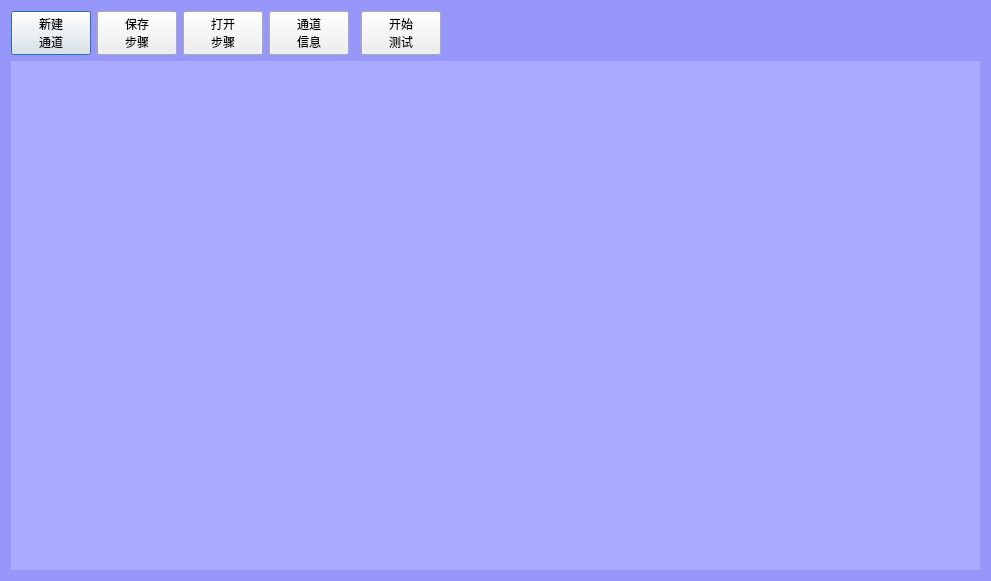
<?xml version="1.0" encoding="UTF-8"?>
<ui version="4.0">
 <class>MainDialog</class>
 <widget class="QDialog" name="MainDialog">
  <property name="geometry">
   <rect>
    <x>0</x>
    <y>0</y>
    <width>991</width>
    <height>581</height>
   </rect>
  </property>
  <property name="windowTitle">
   <string>Dialog</string>
  </property>
  <property name="styleSheet">
   <string notr="true">QDialog
{
	background-color:rgb(150,150,251);
}</string>
  </property>
  <layout class="QGridLayout" name="gridLayout_2">
   <item row="0" column="0">
    <widget class="QPushButton" name="btnNewSetup">
     <property name="minimumSize">
      <size>
       <width>0</width>
       <height>33</height>
      </size>
     </property>
     <property name="styleSheet">
      <string notr="true">font: 11pt &quot;楷体&quot;;</string>
     </property>
     <property name="text">
      <string>新建
通道</string>
     </property>
    </widget>
   </item>
   <item row="0" column="3">
    <widget class="QPushButton" name="btnSettings">
     <property name="minimumSize">
      <size>
       <width>0</width>
       <height>33</height>
      </size>
     </property>
     <property name="styleSheet">
      <string notr="true">font: 11pt &quot;楷体&quot;;</string>
     </property>
     <property name="text">
      <string>通道
信息</string>
     </property>
    </widget>
   </item>
   <item row="1" column="0" colspan="7">
    <widget class="QStackedWidget" name="stackedWidget">
     <property name="styleSheet">
      <string notr="true">background-color: rgb(170, 170, 255);</string>
     </property>
     <widget class="QWidget" name="page">
      <layout class="QGridLayout" name="gridLayout">
       <item row="0" column="0">
        <layout class="QHBoxLayout" name="horizontalLayout">
         <item>
          <widget class="QWidget" name="widget" native="true">
           <property name="minimumSize">
            <size>
             <width>0</width>
             <height>200</height>
            </size>
           </property>
           <property name="maximumSize">
            <size>
             <width>6666666</width>
             <height>213</height>
            </size>
           </property>
          </widget>
         </item>
         <item>
          <spacer name="horizontalSpacer_7">
           <property name="orientation">
            <enum>Qt::Horizontal</enum>
           </property>
           <property name="sizeHint" stdset="0">
            <size>
             <width>17</width>
             <height>20</height>
            </size>
           </property>
          </spacer>
         </item>
         <item>
          <widget class="QWidget" name="widget_2" native="true">
           <property name="minimumSize">
            <size>
             <width>0</width>
             <height>200</height>
            </size>
           </property>
           <property name="maximumSize">
            <size>
             <width>16777215</width>
             <height>213</height>
            </size>
           </property>
          </widget>
         </item>
         <item>
          <spacer name="horizontalSpacer_3">
           <property name="orientation">
            <enum>Qt::Horizontal</enum>
           </property>
           <property name="sizeHint" stdset="0">
            <size>
             <width>17</width>
             <height>20</height>
            </size>
           </property>
          </spacer>
         </item>
         <item>
          <widget class="QWidget" name="widget_3" native="true">
           <property name="minimumSize">
            <size>
             <width>0</width>
             <height>200</height>
            </size>
           </property>
           <property name="maximumSize">
            <size>
             <width>16777215</width>
             <height>213</height>
            </size>
           </property>
          </widget>
         </item>
         <item>
          <widget class="QWidget" name="widget_4" native="true">
           <property name="minimumSize">
            <size>
             <width>0</width>
             <height>200</height>
            </size>
           </property>
           <property name="maximumSize">
            <size>
             <width>16777215</width>
             <height>213</height>
            </size>
           </property>
          </widget>
         </item>
         <item>
          <spacer name="horizontalSpacer_2">
           <property name="orientation">
            <enum>Qt::Horizontal</enum>
           </property>
           <property name="sizeHint" stdset="0">
            <size>
             <width>17</width>
             <height>20</height>
            </size>
           </property>
          </spacer>
         </item>
        </layout>
       </item>
       <item row="1" column="0">
        <layout class="QHBoxLayout" name="horizontalLayout_2">
         <item>
          <widget class="QWidget" name="widget_5" native="true">
           <property name="minimumSize">
            <size>
             <width>218</width>
             <height>0</height>
            </size>
           </property>
           <property name="maximumSize">
            <size>
             <width>213</width>
             <height>16777215</height>
            </size>
           </property>
          </widget>
         </item>
         <item>
          <spacer name="horizontalSpacer_4">
           <property name="orientation">
            <enum>Qt::Horizontal</enum>
           </property>
           <property name="sizeHint" stdset="0">
            <size>
             <width>18</width>
             <height>20</height>
            </size>
           </property>
          </spacer>
         </item>
         <item>
          <widget class="QWidget" name="widget_8" native="true">
           <property name="minimumSize">
            <size>
             <width>218</width>
             <height>0</height>
            </size>
           </property>
           <property name="maximumSize">
            <size>
             <width>16777215</width>
             <height>213</height>
            </size>
           </property>
          </widget>
         </item>
         <item>
          <spacer name="horizontalSpacer_5">
           <property name="orientation">
            <enum>Qt::Horizontal</enum>
           </property>
           <property name="sizeHint" stdset="0">
            <size>
             <width>18</width>
             <height>20</height>
            </size>
           </property>
          </spacer>
         </item>
         <item>
          <widget class="QWidget" name="widget_7" native="true">
           <property name="minimumSize">
            <size>
             <width>218</width>
             <height>200</height>
            </size>
           </property>
           <property name="maximumSize">
            <size>
             <width>16777215</width>
             <height>213</height>
            </size>
           </property>
          </widget>
         </item>
         <item>
          <widget class="QWidget" name="widget_6" native="true">
           <property name="minimumSize">
            <size>
             <width>218</width>
             <height>200</height>
            </size>
           </property>
           <property name="maximumSize">
            <size>
             <width>16777215</width>
             <height>213</height>
            </size>
           </property>
          </widget>
         </item>
         <item>
          <spacer name="horizontalSpacer_6">
           <property name="orientation">
            <enum>Qt::Horizontal</enum>
           </property>
           <property name="sizeHint" stdset="0">
            <size>
             <width>18</width>
             <height>20</height>
            </size>
           </property>
          </spacer>
         </item>
        </layout>
       </item>
       <item row="2" column="0">
        <spacer name="verticalSpacer">
         <property name="orientation">
          <enum>Qt::Vertical</enum>
         </property>
         <property name="sizeHint" stdset="0">
          <size>
           <width>20</width>
           <height>84</height>
          </size>
         </property>
        </spacer>
       </item>
      </layout>
     </widget>
     <widget class="QWidget" name="page_2">
      <layout class="QGridLayout" name="gridLayout_3">
       <item row="0" column="0">
        <layout class="QHBoxLayout" name="horizontalLayout_3">
         <item>
          <widget class="QWidget" name="widgetRun1" native="true">
           <property name="minimumSize">
            <size>
             <width>88</width>
             <height>88</height>
            </size>
           </property>
           <property name="maximumSize">
            <size>
             <width>888888</width>
             <height>213</height>
            </size>
           </property>
          </widget>
         </item>
         <item>
          <spacer name="horizontalSpacer_8">
           <property name="orientation">
            <enum>Qt::Horizontal</enum>
           </property>
           <property name="sizeHint" stdset="0">
            <size>
             <width>40</width>
             <height>20</height>
            </size>
           </property>
          </spacer>
         </item>
         <item>
          <widget class="QWidget" name="widgetRun2" native="true">
           <property name="minimumSize">
            <size>
             <width>88</width>
             <height>88</height>
            </size>
           </property>
           <property name="maximumSize">
            <size>
             <width>888888</width>
             <height>213</height>
            </size>
           </property>
          </widget>
         </item>
         <item>
          <spacer name="horizontalSpacer_9">
           <property name="orientation">
            <enum>Qt::Horizontal</enum>
           </property>
           <property name="sizeHint" stdset="0">
            <size>
             <width>40</width>
             <height>20</height>
            </size>
           </property>
          </spacer>
         </item>
         <item>
          <widget class="QWidget" name="widgetRun3" native="true">
           <property name="minimumSize">
            <size>
             <width>88</width>
             <height>88</height>
            </size>
           </property>
           <property name="maximumSize">
            <size>
             <width>888888</width>
             <height>213</height>
            </size>
           </property>
          </widget>
         </item>
         <item>
          <spacer name="horizontalSpacer_10">
           <property name="orientation">
            <enum>Qt::Horizontal</enum>
           </property>
           <property name="sizeHint" stdset="0">
            <size>
             <width>40</width>
             <height>20</height>
            </size>
           </property>
          </spacer>
         </item>
         <item>
          <widget class="QWidget" name="widgetRun4" native="true">
           <property name="minimumSize">
            <size>
             <width>88</width>
             <height>88</height>
            </size>
           </property>
           <property name="maximumSize">
            <size>
             <width>888888</width>
             <height>213</height>
            </size>
           </property>
          </widget>
         </item>
         <item>
          <spacer name="horizontalSpacer_11">
           <property name="orientation">
            <enum>Qt::Horizontal</enum>
           </property>
           <property name="sizeHint" stdset="0">
            <size>
             <width>40</width>
             <height>20</height>
            </size>
           </property>
          </spacer>
         </item>
        </layout>
       </item>
       <item row="1" column="0">
        <layout class="QHBoxLayout" name="horizontalLayout_4">
         <item>
          <widget class="QWidget" name="widgetRun5" native="true">
           <property name="minimumSize">
            <size>
             <width>88</width>
             <height>88</height>
            </size>
           </property>
           <property name="maximumSize">
            <size>
             <width>888888</width>
             <height>213</height>
            </size>
           </property>
          </widget>
         </item>
         <item>
          <spacer name="horizontalSpacer_12">
           <property name="orientation">
            <enum>Qt::Horizontal</enum>
           </property>
           <property name="sizeHint" stdset="0">
            <size>
             <width>40</width>
             <height>20</height>
            </size>
           </property>
          </spacer>
         </item>
         <item>
          <widget class="QWidget" name="widgetRun6" native="true">
           <property name="minimumSize">
            <size>
             <width>88</width>
             <height>88</height>
            </size>
           </property>
           <property name="maximumSize">
            <size>
             <width>888888</width>
             <height>213</height>
            </size>
           </property>
          </widget>
         </item>
         <item>
          <spacer name="horizontalSpacer_13">
           <property name="orientation">
            <enum>Qt::Horizontal</enum>
           </property>
           <property name="sizeHint" stdset="0">
            <size>
             <width>40</width>
             <height>20</height>
            </size>
           </property>
          </spacer>
         </item>
         <item>
          <widget class="QWidget" name="widgetRun7" native="true">
           <property name="minimumSize">
            <size>
             <width>88</width>
             <height>88</height>
            </size>
           </property>
           <property name="maximumSize">
            <size>
             <width>888888</width>
             <height>213</height>
            </size>
           </property>
          </widget>
         </item>
         <item>
          <spacer name="horizontalSpacer_14">
           <property name="orientation">
            <enum>Qt::Horizontal</enum>
           </property>
           <property name="sizeHint" stdset="0">
            <size>
             <width>40</width>
             <height>20</height>
            </size>
           </property>
          </spacer>
         </item>
         <item>
          <widget class="QWidget" name="widgetRun8" native="true">
           <property name="minimumSize">
            <size>
             <width>88</width>
             <height>88</height>
            </size>
           </property>
           <property name="maximumSize">
            <size>
             <width>888888</width>
             <height>213</height>
            </size>
           </property>
          </widget>
         </item>
         <item>
          <spacer name="horizontalSpacer_15">
           <property name="orientation">
            <enum>Qt::Horizontal</enum>
           </property>
           <property name="sizeHint" stdset="0">
            <size>
             <width>40</width>
             <height>20</height>
            </size>
           </property>
          </spacer>
         </item>
        </layout>
       </item>
       <item row="2" column="0">
        <spacer name="verticalSpacer_2">
         <property name="orientation">
          <enum>Qt::Vertical</enum>
         </property>
         <property name="sizeHint" stdset="0">
          <size>
           <width>20</width>
           <height>62</height>
          </size>
         </property>
        </spacer>
       </item>
      </layout>
     </widget>
    </widget>
   </item>
   <item row="0" column="5">
    <widget class="QPushButton" name="btnRunning">
     <property name="minimumSize">
      <size>
       <width>0</width>
       <height>33</height>
      </size>
     </property>
     <property name="styleSheet">
      <string notr="true">font: 11pt &quot;楷体&quot;;</string>
     </property>
     <property name="text">
      <string>开始
测试</string>
     </property>
    </widget>
   </item>
   <item row="0" column="6">
    <spacer name="horizontalSpacer">
     <property name="orientation">
      <enum>Qt::Horizontal</enum>
     </property>
     <property name="sizeHint" stdset="0">
      <size>
       <width>662</width>
       <height>20</height>
      </size>
     </property>
    </spacer>
   </item>
   <item row="0" column="1">
    <widget class="QPushButton" name="btnSaveSetup">
     <property name="minimumSize">
      <size>
       <width>0</width>
       <height>33</height>
      </size>
     </property>
     <property name="styleSheet">
      <string notr="true">font: 11pt &quot;楷体&quot;;</string>
     </property>
     <property name="text">
      <string>保存
步骤</string>
     </property>
    </widget>
   </item>
   <item row="0" column="2">
    <widget class="QPushButton" name="btnOpenSetup">
     <property name="minimumSize">
      <size>
       <width>0</width>
       <height>33</height>
      </size>
     </property>
     <property name="styleSheet">
      <string notr="true">font: 11pt &quot;楷体&quot;;</string>
     </property>
     <property name="text">
      <string>打开
步骤</string>
     </property>
    </widget>
   </item>
  </layout>
 </widget>
 <resources/>
 <connections/>
</ui>
